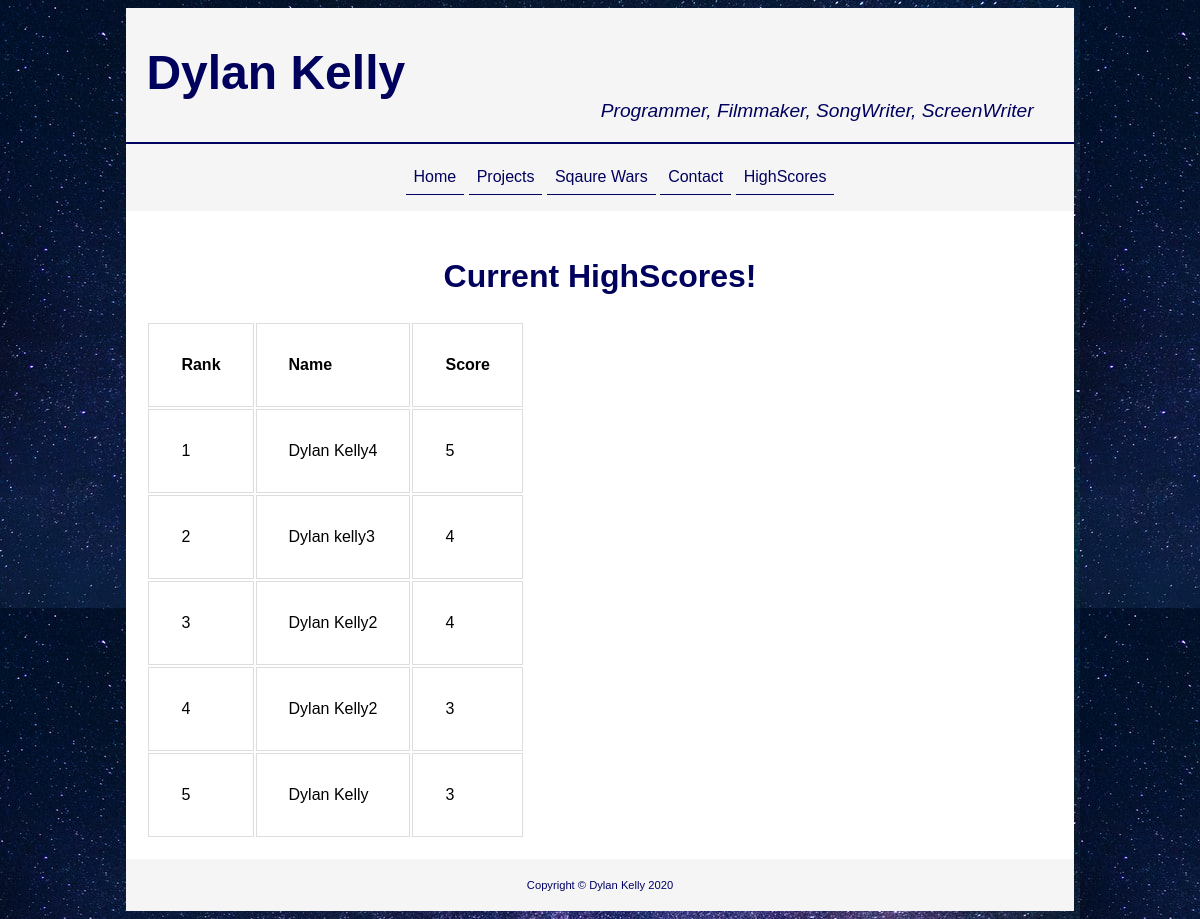
/highScores, run on an earlier commit of the app's database.
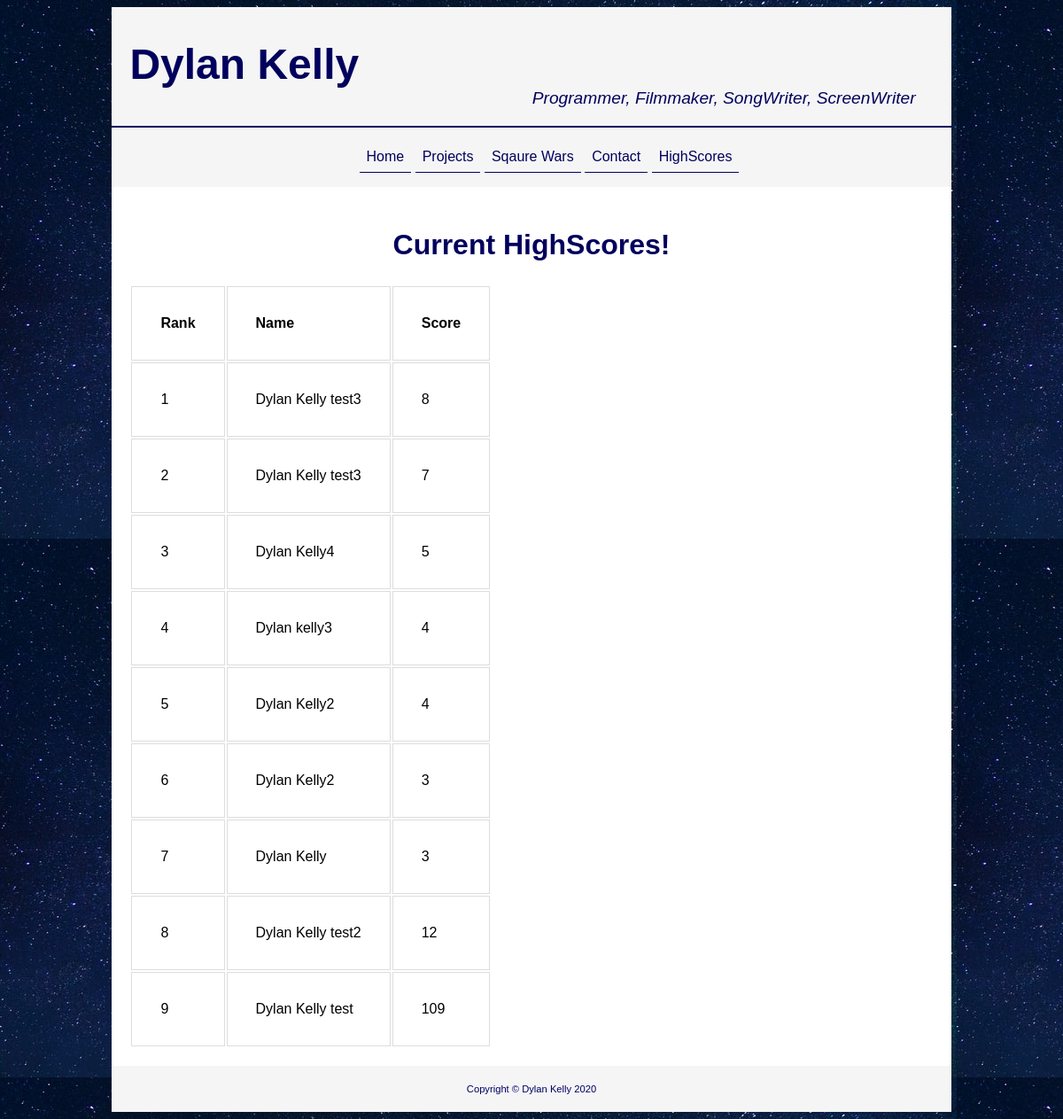
And on a later commit of the database.
### mainwebsite/models.py (models this page shows, shortened)
class HighScores(models.Model):
    name = models.CharField(max_length=100)
    score = models.CharField(max_length=100)
    rank = models.CharField(max_length=2, default='0')

### mainwebsite/views.py (the view)
# urls.py: path('highScores', views.highScores, name='mainpage-highScores'),
def highScores(request):
	Database_Manager.give_rank()
	content = {
		'model': HighScores.objects.all().order_by('rank')
	}
	return render(request, 'mainwebsite/highScores.html', content)

### mainwebsite/databaseManager.py (called while the page is built)
    def give_rank():
        ordered_highscores = HighScores.objects.all().order_by('score')
        i = ordered_highscores.count()
        for set in ordered_highscores:
            set.rank = i
            i -= 1
            set.save()

### mainwebsite/templates/mainwebsite/highScores.html (shortened to what this page needs)
{% load static %}
<!DOCTYPE html>
<html lang="en">
	<head>
		<link rel="stylesheet" type="text/css" href="{% static 'mainwebsite/highScores.css' %}">
		</head>
	<body>
		<div id="wrapper">
		  <header>
			<h1>Dylan Kelly</h1>
			<div id="tag">Programmer, Filmmaker, SongWriter, ScreenWriter</div>
		  </header>
		  <nav>
			<ul>
			  <li><a href="{%url 'mainpage-home' %}">Home</a></li>
			  <li><a href="{%url 'mainpage-home' %}">Projects</a></li>
			  <li><a href="{%url 'mainpage-squareWars' %}">Sqaure Wars</a></li>
			  <li><a href="{%url 'mainpage-contact' %}">Contact</a></li>
        <li><a href="{%url 'mainpage-highScores' %}">HighScores</a></li>
			</ul>
		  </nav>
			<main>
        <h2> Current HighScores! </h2>
				<div id="tableHolder">
          <table>
            <tr>
							<th>Rank</th>
              <th>Name</th>
              <th>Score</th>
            </tr>
      {% for models in model %}
            <tr>
				<td> {{ models.rank }} </td>
              <td> {{ models.name}} </td>
              <td> {{models.score}} </td>
            </tr>
      {% endfor %}
          </table>
				</div>
			</main>
		  <footer>Copyright &copy; Dylan Kelly 2020
			</footer>
		</div>
	</body>
</html>

### mainwebsite/static/mainwebsite/highScores.css (style rules this page uses)
header, nav, main, footer, figure, figcaption { display: block; }
* { box-sizing: border-box; }
body { font-family: Verdana, Arial, sans-serif; background-image: url("pictures/background.jfif"); }
#wrapper { background-color: #F5F5F5; color: #000066; width: 80%; margin: auto; }
header { background-color: #F5F5F5; color: #00005D; font-size: 150%; padding: 5px 20px 20px; border-bottom: .1em solid #00005D; }
h1 { margin-bottom: 0; }
#tag { padding-right: 20px; font-size: .80em; font-style: italic; text-align: right; color: #00005D; }
h2 { color: #00005D; font-family: arial, sans-serif; font-size: 200%; text-align: center; }
main { margin-left: 0; }
nav { float: none; width: auto; }
nav li { display: inline-block; padding: 0.5em; border-bottom: .1em solid #00005D; }
nav ul { text-align: center; }
nav a { border-style: none; }
nav a { text-decoration: none; }
nav a:link { color: #00005D; }
main { padding: 20px; background-color: #ffffff; color: #000000; text-align: center; }
#tableHolder { text-align: center; }
td, th { border: .1em solid #dddddd; text-align: left; padding: 2em; }
footer { font-size:70%; text-align: center; clear: right; padding: 20px; background-color: #F5F5F5; }

What changed in the data, as far as the page shows it:
added HighScores: rank "1", name "Dylan Kelly test3", score "8"
added HighScores: rank "2", name "Dylan Kelly test3", score "7"
changed HighScores "Dylan Kelly4": rank "1" → "3"
changed HighScores "Dylan kelly3": rank "2" → "4"
changed HighScores (number 5 of 9 on the later page): rank "3" → "5"
changed HighScores (number 6 of 9 on the later page): rank "4" → "6"
changed HighScores "Dylan Kelly": rank "5" → "7"
added HighScores: rank "8", name "Dylan Kelly test2", score "12"
added HighScores: rank "9", name "Dylan Kelly test", score "109"
